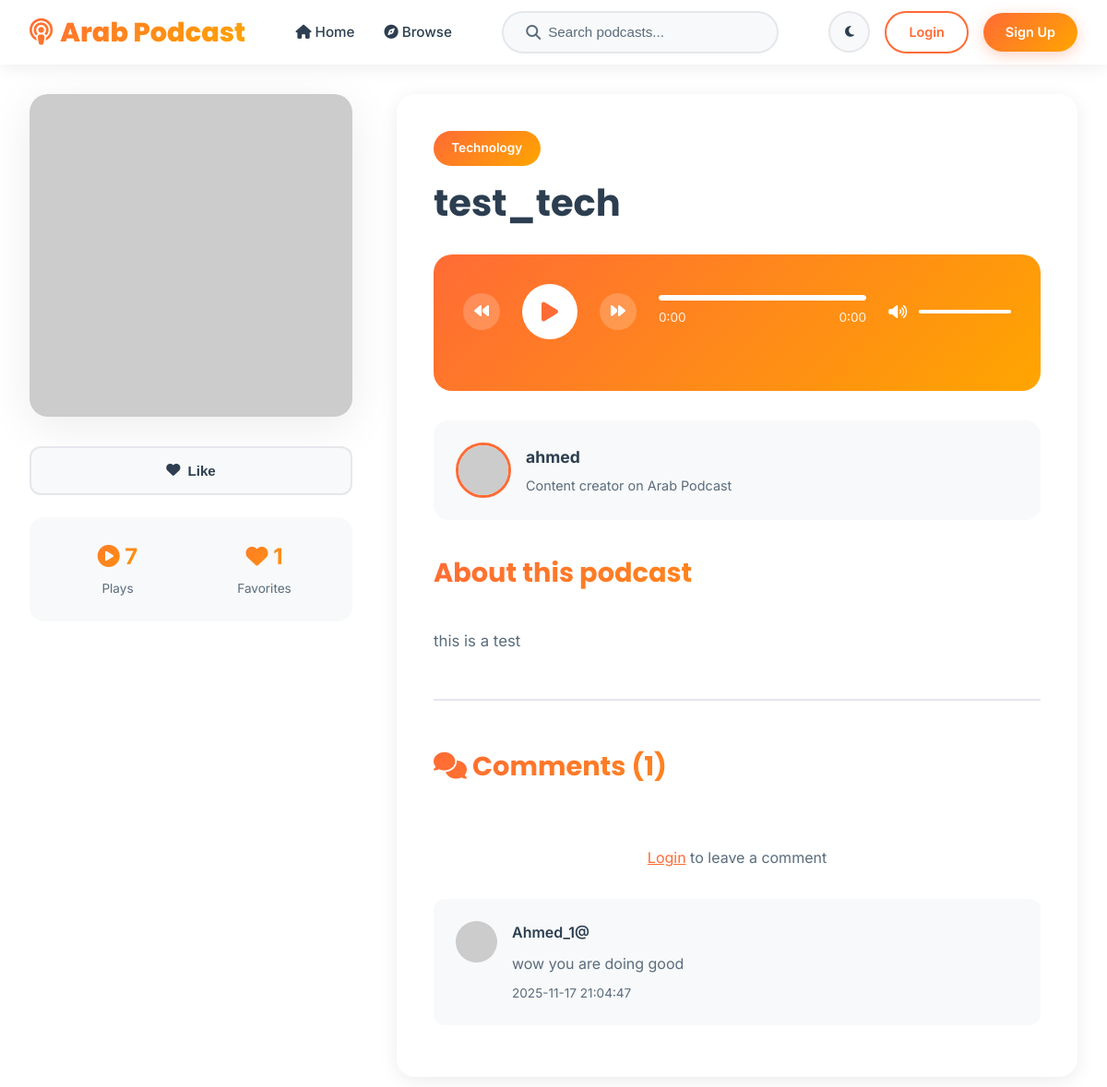
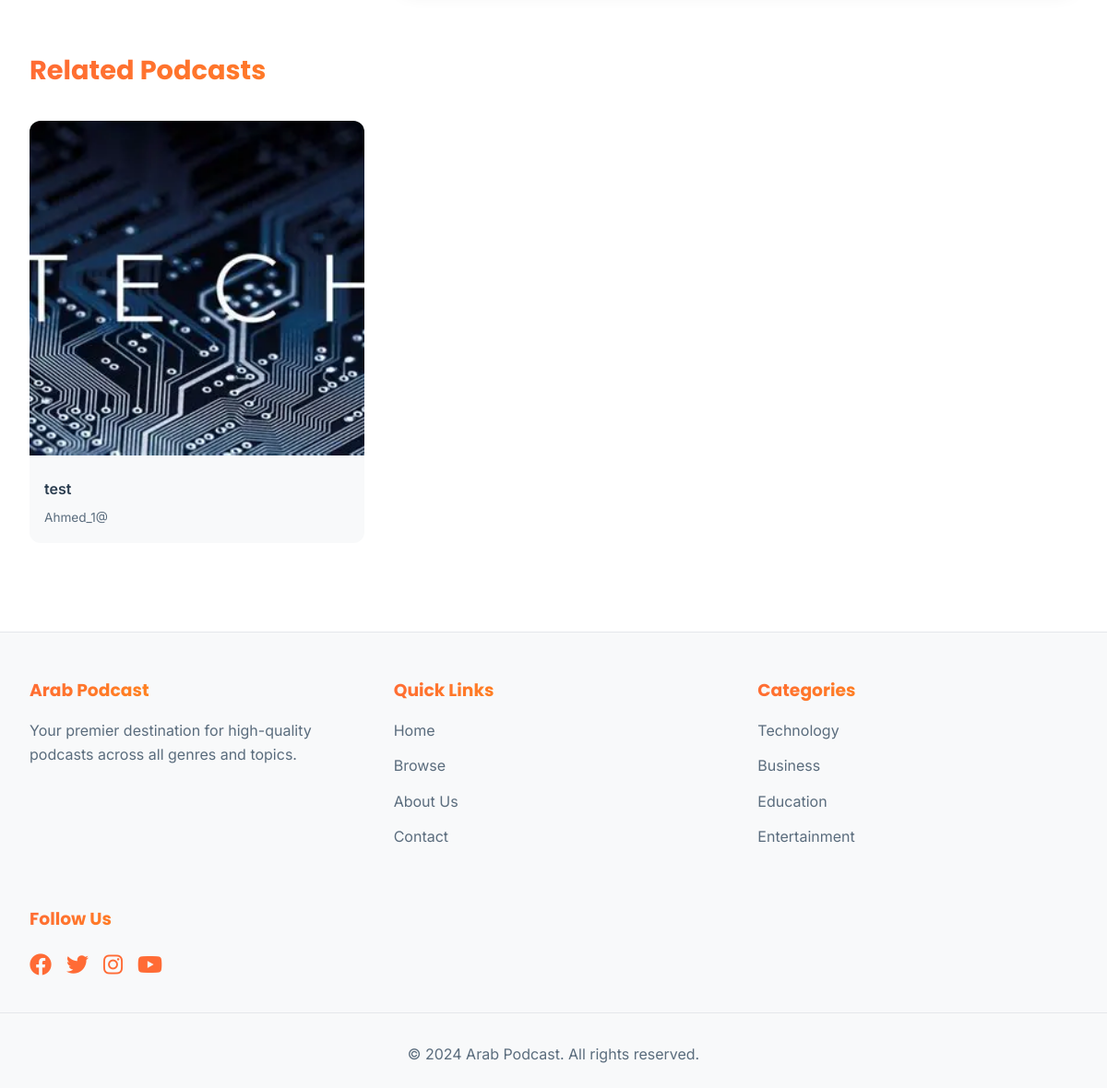
Page /podcast/1 on the committed database (2 pictures, top to bottom).
### tables this page shows
CREATE TABLE podcasts (
            id INTEGER PRIMARY KEY AUTOINCREMENT,
            title TEXT NOT NULL,
            description TEXT,
            audio_file TEXT NOT NULL,
            cover_image TEXT DEFAULT 'default-cover.jpg',
            duration INTEGER DEFAULT 0,
            category_id INTEGER,
            user_id INTEGER NOT NULL,
            plays INTEGER DEFAULT 0,
            likes INTEGER DEFAULT 0,
            created_at TIMESTAMP DEFAULT CURRENT_TIMESTAMP,
            FOREIGN KEY (category_id) REFERENCES categories (id),
            FOREIGN KEY (user_id) REFERENCES users (id)
        );

CREATE TABLE categories (
            id INTEGER PRIMARY KEY AUTOINCREMENT,
            name TEXT UNIQUE NOT NULL,
            description TEXT,
            icon TEXT,
            created_at TIMESTAMP DEFAULT CURRENT_TIMESTAMP
        );

CREATE TABLE users (
            id INTEGER PRIMARY KEY AUTOINCREMENT,
            username TEXT UNIQUE NOT NULL,
            email TEXT UNIQUE NOT NULL,
            password TEXT NOT NULL,
            full_name TEXT,
            bio TEXT,
            profile_image TEXT DEFAULT 'default-avatar.png',
            is_admin BOOLEAN DEFAULT 0,
            is_creator BOOLEAN DEFAULT 0,
            created_at TIMESTAMP DEFAULT CURRENT_TIMESTAMP
        );

CREATE TABLE comments (
            id INTEGER PRIMARY KEY AUTOINCREMENT,
            podcast_id INTEGER NOT NULL,
            user_id INTEGER NOT NULL,
            content TEXT NOT NULL,
            created_at TIMESTAMP DEFAULT CURRENT_TIMESTAMP,
            FOREIGN KEY (podcast_id) REFERENCES podcasts (id) ON DELETE CASCADE,
            FOREIGN KEY (user_id) REFERENCES users (id) ON DELETE CASCADE
        );

### app.py (the view, shortened to what this page needs)
@app.route('/podcast/<int:podcast_id>')
def podcast_detail(podcast_id):
    conn = get_db()
    podcast = conn.execute('''
        SELECT p.*, u.username, u.full_name, u.bio, u.profile_image, c.name as category_name,
               (SELECT COUNT(*) FROM favorites WHERE podcast_id = p.id) as favorites_count
        FROM podcasts p
        LEFT JOIN users u ON p.user_id = u.id
        LEFT JOIN categories c ON p.category_id = c.id
        WHERE p.id = ?
    ''', (podcast_id,)).fetchone()
    if not podcast:
        flash('Podcast not found', 'error')
        conn.close()
        return redirect(url_for('index'))
    comments = conn.execute('''
        SELECT c.*, u.username, u.profile_image
        FROM comments c
        LEFT JOIN users u ON c.user_id = u.id
        WHERE c.podcast_id = ?
        ORDER BY c.created_at DESC
    ''', (podcast_id,)).fetchall()
    related = conn.execute('''
        SELECT p.*, u.username, c.name as category_name
        FROM podcasts p
        LEFT JOIN users u ON p.user_id = u.id
        LEFT JOIN categories c ON p.category_id = c.id
        WHERE p.category_id = ? AND p.id != ?
        ORDER BY RANDOM()
        LIMIT 6
    ''', (podcast['category_id'], podcast_id)).fetchall()
    is_favorited = False
    conn.execute('UPDATE podcasts SET plays = plays + 1 WHERE id = ?', (podcast_id,))
    conn.commit()
    conn.close()
    return render_template('podcast_detail.html',
                           podcast=podcast,
                           comments=comments,
                           related=related,
                           is_favorited=is_favorited,
                           user=get_current_user())

### app.py (called while the page is built)
def get_current_user():
    if 'user_id' in session:
        conn = get_db()
        user = conn.execute('SELECT * FROM users WHERE id = ?', (session['user_id'],)).fetchone()
        conn.close()
        return user
    return None

### database.py (called while the page is built)
def get_db():
    conn = sqlite3.connect(DATABASE_NAME)
    conn.row_factory = sqlite3.Row
    return conn

### templates/podcast_detail.html (shortened to what this page needs)
{% extends "base.html" %}
{% block content %}
<div class="container">
    <div class="podcast-detail">
        <div class="podcast-sidebar">
            <img src="{{ url_for('static', filename='covers/' + podcast.cover_image) }}"
                 alt="{{ podcast.title }}" class="podcast-cover-large"
                 onerror="this.src='https://via.placeholder.com/400x400/FF6B35/ffffff?text={{ podcast.title[0] }}'">
            <div class="podcast-actions">
                <button class="btn-action btn-favorite {% if is_favorited %}active{% endif %}"
                        onclick="toggleFavorite({{ podcast.id }})">
                    <i class="fas fa-heart"></i>
                    <span id="favorite-text">{% if is_favorited %}Liked{% else %}Like{% endif %}</span>
                </button>
            </div>
            <div class="podcast-stats-detail">
                <div class="stat-item">
                    <div class="stat-value"><i class="fas fa-play-circle"></i> {{ podcast.plays }}</div>
                    <div class="stat-label">Plays</div>
                </div>
                <div class="stat-item">
                    <div class="stat-value"><i class="fas fa-heart"></i> <span id="favorites-count">{{ podcast.favorites_count }}</span></div>
                    <div class="stat-label">Favorites</div>
                </div>
            </div>
        </div>
        <div class="podcast-main">
            <div class="podcast-header">
                {% if podcast.category_name %}
                <span class="podcast-category-detail">{{ podcast.category_name }}</span>
                {% endif %}
                <h1 class="podcast-title-detail">{{ podcast.title }}</h1>
            </div>
            <div class="audio-player">
                <div class="player-controls">
                    <button class="btn-control" onclick="skipBackward()">
                        <i class="fas fa-backward"></i>
                    </button>
                    <button class="btn-play" onclick="togglePlay()" id="playBtn">
                        <i class="fas fa-play" id="playIcon"></i>
                    </button>
                    <button class="btn-control" onclick="skipForward()">
                        <i class="fas fa-forward"></i>
                    </button>
                    <div class="player-progress">
                        <div class="progress-bar" onclick="seekAudio(event)">
                            <div class="progress-fill" id="progressFill"></div>
                        </div>
                        <div class="time-display">
                            <span id="currentTime">0:00</span>
                            <span id="duration">0:00</span>
                        </div>
                    </div>
                    <div class="volume-control">
                        <i class="fas fa-volume-up"></i>
                        <div class="volume-slider" onclick="changeVolume(event)">
                            <div class="volume-fill" id="volumeFill"></div>
                        </div>
                    </div>
                </div>
            </div>
            <div class="podcast-creator">
                <img src="{{ url_for('static', filename='images/' + podcast.profile_image) }}"
                     alt="{{ podcast.username }}" class="creator-avatar"
                     onerror="this.src='https://ui-avatars.com/api/?name={{ podcast.username }}&background=FF6B35&color=fff'">
                <div class="creator-info">
                    <div class="creator-name">
                        <a href="{{ url_for('profile', username=podcast.username) }}"
                           style="color: inherit; text-decoration: none;">
                            {{ podcast.full_name or podcast.username }}
                        </a>
                    </div>
                    <div class="creator-bio">{{ podcast.bio or 'Content creator on Arab Podcast' }}</div>
                </div>
            </div>
            <div class="podcast-description">
                <h2 class="section-title">About this podcast</h2>
                {{ podcast.description or 'No description available.' }}
            </div>
            <div class="comments-section">
                <h2 class="section-title"><i class="fas fa-comments"></i> Comments ({{ comments|length }})</h2>
                {% if user %}
                <form class="comment-form" onsubmit="addComment(event)">
                    <textarea class="comment-textarea" id="commentText"
                              placeholder="Share your thoughts..." required></textarea>
                    <button type="submit" class="btn-primary" style="margin-top: 1rem;">
                        <i class="fas fa-paper-plane"></i> Post Comment
                    </button>
                </form>
                {% else %}
                <p style="text-align: center; padding: 2rem; color: var(--text-secondary-light);">
                    <a href="{{ url_for('login') }}" style="color: var(--primary-light);">Login</a> to leave a comment
                </p>
                {% endif %}
                <div id="commentsList">
                    {% for comment in comments %}
                    <div class="comment-item">
                        <img src="{{ url_for('static', filename='images/' + comment.profile_image) }}"
                             alt="{{ comment.username }}" class="comment-avatar"
                             onerror="this.src='https://ui-avatars.com/api/?name={{ comment.username }}&background=FF6B35&color=fff'">
                        <div class="comment-content">
                            <div class="comment-author">{{ comment.username }}</div>
                            <div class="comment-text">{{ comment.content }}</div>
                            <div class="comment-time">{{ comment.created_at }}</div>
                        </div>
                    </div>
                    {% endfor %}
                </div>
            </div>
        </div>
    </div>
    {% if related %}
    <div class="related-section">
        <h2 class="section-title">Related Podcasts</h2>
        <div class="related-grid">
            {% for pod in related %}
            <a href="{{ url_for('podcast_detail', podcast_id=pod.id) }}" class="related-card">
                <img src="{{ url_for('static', filename='covers/' + pod.cover_image) }}"
                     alt="{{ pod.title }}" class="related-cover"
                     onerror="this.src='https://via.placeholder.com/400x400/FF6B35/ffffff?text={{ pod.title[0] }}'">
                <div class="related-info">
                    <div class="related-title">{{ pod.title }}</div>
                    <div class="related-author">{{ pod.username }}</div>
                </div>
            </a>
            {% endfor %}
        </div>
    </div>
    {% endif %}
</div>
{% endblock %}

### templates/base.html (style rules this page uses)
* { margin: 0; padding: 0; box-sizing: border-box; }
:root { --primary-light: #FF6B35; --primary-dark: #FF8C42; --secondary-light: #FFB800; --accent-light: #FFA500; --bg-light: #FFFFFF; --bg-secondary-light: #F8F9FA; --text-light: #2C3E50; --text-secondary-light: #5A6C7D; --border-light: #E5E7EB; --shadow-light: rgba(0, 0, 0, 0.08); --primary-dark-theme: #1A1A1A; --secondary-dark-theme: #2D2D2D; --accent-gold: #FFD700; --accent-gold-light: #FFC107; --text-dark: #FFFFFF; --text-secondary-dark: #B8B8B8; --border-dark: #404040; --shadow-dark: rgba(255, 215, 0, 0.1); }
body { font-family: 'Inter', sans-serif; background: var(--bg-light); color: var(--text-light); line-height: 1.6; transition: all 0.3s ease; }
h1, h2, h3, h4, h5, h6 { font-family: 'Poppins', sans-serif; font-weight: 700; }
.container { max-width: 1400px; margin: 0 auto; padding: 0 2rem; }

### rows in the picture
podcasts: plays "7", title "test_tech", description "this is a test"
categories: category_name "Technology"
users: full_name "ahmed"
comments: username "Ahmed_1@", content "wow you are doing good", created_at "2025-11-17 21:04:47"
podcasts: cover_image+title (picture), title "test", username "Ahmed_1@"

### other values in the picture
{{ podcast.favorites_count }} "1"
{{ podcast.bio or 'Content creator on Arab Podcast' }} "Content creator on Arab Podcast"
{{ comments|length }} "1"
